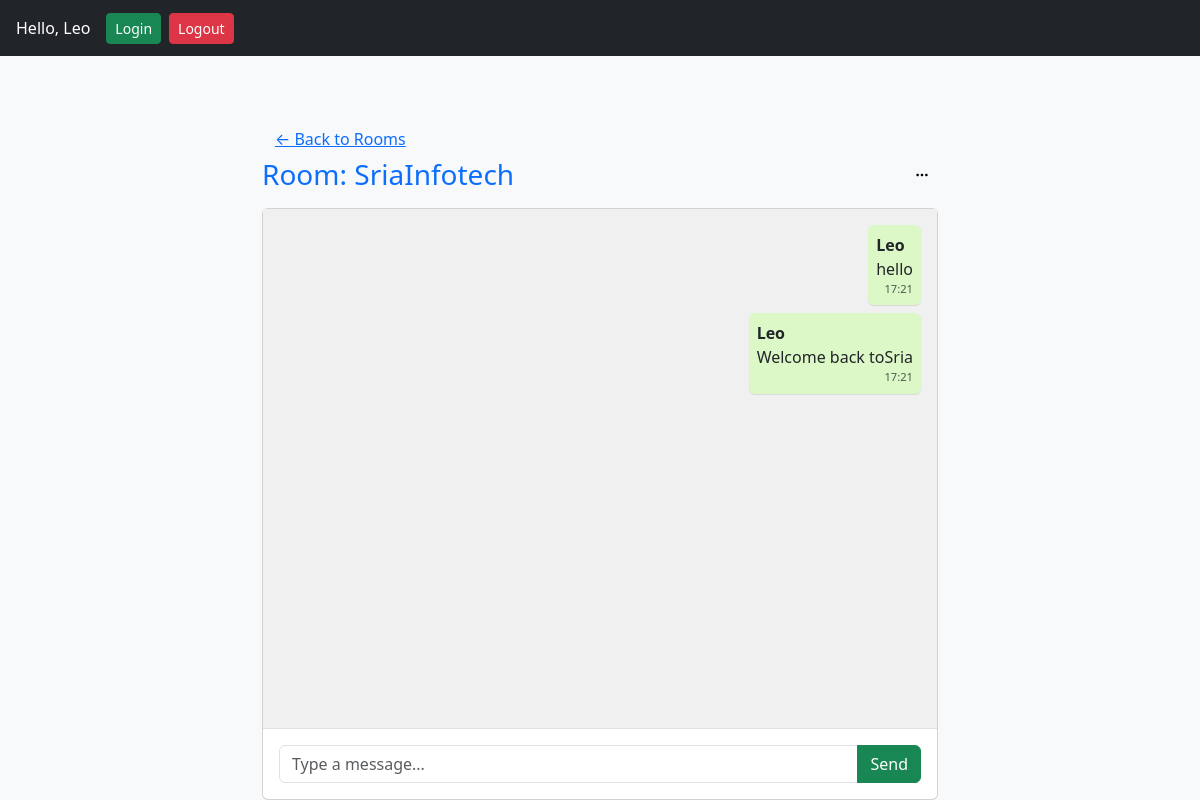
The app's page /SriaInfotech/ (signed in) with its own data.
### chat/models.py (models this page shows, shortened)
class CustomUser(AbstractUser):
    phone = models.CharField(max_length=15, blank=True, null=True)
    otp_code = models.CharField(max_length=6, blank=True, null=True)  # new field
    otp_expires_at = models.DateTimeField(blank=True, null=True)
    username_validator = UnicodeUsernameValidator()
    username = models.CharField(max_length=150,unique=True,validators=[username_validator],
                                error_messages={'unique': 'A user with that username already exists.'},
                                help_text='Required. 150 characters or fewer. Letters, digits and @/./+/-/_ only.',
                                verbose_name='username')

class Room(models.Model):
    name = models.CharField(max_length=100, unique=True)#Room name
    created_by = models.ForeignKey(CustomUser, on_delete=models.CASCADE)# User who created the room
    created_at = models.DateTimeField(auto_now_add=True)# Timestamp when room was created

class Message(models.Model):
    room = models.ForeignKey(Room, on_delete=models.CASCADE, related_name='messages')# room where message is sent
    user = models.ForeignKey(CustomUser, on_delete=models.CASCADE)# user who sent the message
    content = models.TextField()# message content
    timestamp = models.DateTimeField(default=timezone.now)

### chat/views.py (the view, shortened to what this page needs)
# urls.py: path('<str:room_name>/', views.room_detail, name='room_detail'),
@login_required
def room_detail(request, room_name):
    room = get_object_or_404(Room, name=room_name)
    messages = room.messages.all().order_by('timestamp')
    return render(request, 'room_detail.html', {
        'room': room,
        'messages': messages
    })

### chat/templates/room_detail.html (shortened to what this page needs)
{% extends 'base.html' %}
{% load static %}
{% load tz %}
{% block content %}
<div class="container py-4" style="max-width: 700px; height: 80vh;">
  <div class="mt-3">
    <a href="{% url 'room_list' %}" class="btn btn-link">← Back to Rooms</a>
  </div>
  <div class="d-flex justify-content-between align-items-center mb-3">
    <h3 class="text-primary mb-0">Room: {{ room.name }}</h3>
    <div class="dropdown">
      <button class="btn btn-light btn-sm" type="button" id="roomMenu" data-bs-toggle="dropdown" aria-expanded="false">
        <i class="bi bi-three-dots"></i>
      </button>
    </div>
  </div>
  <div class="card d-flex flex-column" style="height: 100%;">
    <div id="chat-log" class="flex-grow-1 p-3 overflow-auto" style="background: #f0f0f0;">
      {% for msg in messages %}
        <div class="d-flex mb-2 {% if msg.user.username == request.user.username %}justify-content-end{% else %}justify-content-start{% endif %}">
          <div class="p-2 rounded" style="max-width: 70%; background: {% if msg.user.username == request.user.username %}#dcf8c6{% else %}#fff{% endif %}; box-shadow: 0 1px 1px rgba(0,0,0,0.1);">
            <strong>{{ msg.user.username }}</strong><br>
            {{ msg.content }}
            <small class="d-block text-muted text-end" style="font-size: 0.7rem;">
              {{ msg.timestamp|localtime|date:"H:i" }}
            </small>
          </div>
        </div>
      {% empty %}
        <p class="text-center text-muted mt-3">No messages yet.</p>
      {% endfor %}
    </div>
    <div class="input-group p-3 border-top">
      <input id="chat-message-input" type="text" class="form-control" placeholder="Type a message..." required>
      <button id="chat-message-submit" class="btn btn-success">Send</button>
    </div>
  </div>
</div>
<link rel="stylesheet" href="https://cdn.jsdelivr.net/npm/bootstrap-icons@1.10.5/font/bootstrap-icons.css">
{% endblock %}

### chat/templates/base.html (shortened to what this page needs)
{% load static %}
<!DOCTYPE html>
<html lang="en">
<head>
  <link href="https://cdn.jsdelivr.net/npm/bootstrap@5.3.3/dist/css/bootstrap.min.css" rel="stylesheet">
  <link rel="stylesheet" href="https://cdn.jsdelivr.net/npm/bootstrap-icons@1.10.5/font/bootstrap-icons.css">
</head>
<body class="bg-light">
  <nav class="navbar navbar-expand-lg navbar-dark bg-dark px-3">
    {% if user.is_authenticated %}
      <span class="navbar-text text-white me-3">Hello, {{ user.username }}</span>
      <a href="{% url 'login' %}" class="btn btn-success btn-sm me-2">Login</a>
      <a href="{% url 'logout' %}" class="btn btn-danger btn-sm">Logout</a>
    {% else %}
      <a href="{% url 'login' %}" class="btn btn-success btn-sm me-2">Login</a>
      <a href="{% url 'register' %}" class="btn btn-warning btn-sm">Register</a>
    {% endif %}
  </nav>
  <div class="container mt-4">
    {% block content %}
    {% endblock %}
  </div>
</body>
</html>

### records on screen
CustomUser: username "Leo"
Room: name "SriaInfotech"
Message: user.username "Leo", content "hello", timestamp "17:21"
Message: user.username "Leo", content "Welcome back toSria", timestamp "17:21"
